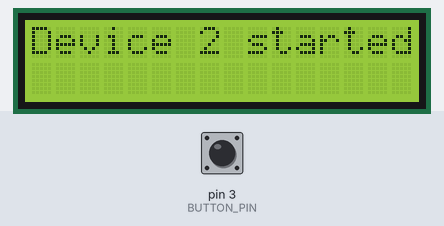
Bench run of a sketch on a simulated Arduino Uno, built with avr-gcc and run on an emulated ATmega328P. Shown: 16×2 character LCD. The test bench sets the inputs (shaded band); at power-on: pin 3 (BUTTON_PIN) HIGH. What the sketch prints to the serial monitor is not drawn.

Above: at 0.1 s.
6.3 s: pin 3 (BUTTON_PIN) pulled LOW for 1.75 s
At 7.6 s:
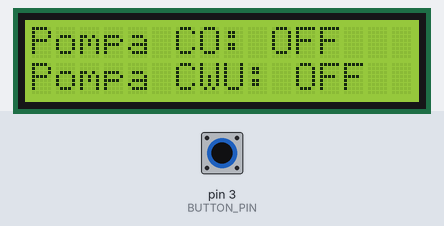
At 12.7 s:
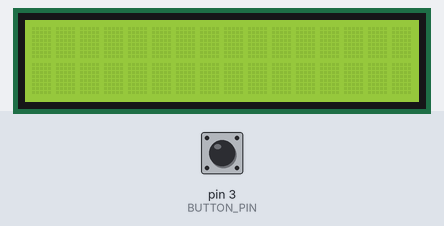
13.0 s: pin 3 (BUTTON_PIN) pulled LOW for 3.2 s
At 41.7 s:
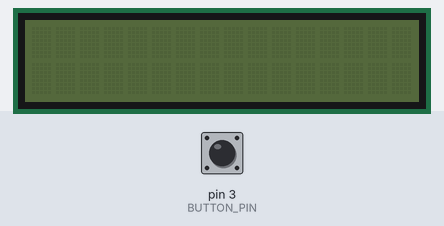
Timing chart, 0 to 42.1 s (numbered marks = the images above; inputs shaded):
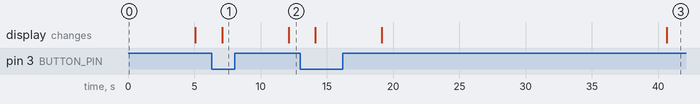

The sketch:

zapis-temperatury.ino
```cpp
#include <Wire.h>
#include <LiquidCrystal_I2C.h>

// Pin podłączenia przycisku
#define BUTTON_PIN 3

LiquidCrystal_I2C lcd(0x27, 16, 2); // Adjust the 0x27 address if needed

volatile bool dataReceived = false;
String receivedMessage = "";

volatile bool backlight = false;
volatile int timer;

bool pompCoState = false;
bool pompCwuState = false;

// void receiveEvent(int bytes) {

//   char message[20];
//   int i = 0;
//   while(Wire.available()) { // Loop through all received bytes
//     message[i++] = Wire.read(); // Receive byte as a character
//   }
//   message[i] = '\0'; // Null terminate the string

// Serial.println(message);

//   // lcd.clear();
//   // lcd.setCursor(0, 0);
//   // lcd.print(message);
// }

void receiveEvent(int bytes) {
  receivedMessage = ""; // String to store the received message
  while (0 < Wire.available()) { // Loop through all received bytes
    char c = Wire.read(); // Receive byte as a character
    receivedMessage += c; // Add received character to string
  }
    dataReceived = true; // Set the flag to true

  // if (bytes == sizeof(float)) { // Make sure we receive exactly an int size of bytes

  //     float receivedTemp;

  //     Wire.readBytes((char*)&receivedTemp, sizeof(receivedTemp)); // Read the incoming bytes

  //   }
  }


void backlightOn(){
  backlight = true;
  timer = 0;
  lcd.backlight();
  Serial.println("Backlight ON");
}

void backlightOff(){
  backlight = false;
  timer = 0;
  lcd.noBacklight();
  Serial.println("Backlight OFF");
}

void setup() {
  // Wire.begin(8); // Join I2C bus with address #8
  // Wire.onReceive(receiveEvent); // Register event

  Serial.begin(9600);
  Serial.println("Arduino started");

  lcd.init(); // Initialize the LCD
  backlightOn();
  lcd.print("Device 2 started");

  delay(5000);

  lcd.clear();

  pinMode(BUTTON_PIN, INPUT_PULLUP); // Używam INPUT_PULLUP, aby uniknąć konieczności stosowania zewnętrznego rezystora
}

void getPompState() {
  lcd.clear();

  lcd.setCursor(0, 0);
  lcd.print("Pompa CO: ");
  if(pompCoState)
  {
    lcd.print("ON");
  }
  else{
    lcd.print("OFF");
  }

  lcd.setCursor(0, 1);
  lcd.print("Pompa CWU: ");
  if(pompCwuState)
  {
    lcd.print("ON");
  }
  else{
    lcd.print("OFF");
  }

  delay(5000);

  lcd.clear();
}

void loop(void)
{
  if (digitalRead(BUTTON_PIN) == LOW) { // Naciśnięcie przycisku
    // Wypisanie adresów czujników

    backlightOn();

    delay(500); // Opóźnienie, aby uniknąć wielokrotnego odczytu

    if(digitalRead(BUTTON_PIN) == LOW)
    {
      getPompState();
    }
  }

  if(backlight && timer < 15)
  {
    timer++;
    delay(500);
  }

  if(timer >= 15)
  {
    backlightOff();
  }

 if (dataReceived) {
    Serial.println(receivedMessage); // Debug print

    if(receivedMessage[8] == '0' && receivedMessage[9] == '2')
    {
      lcd.setCursor(0, 0);
      lcd.print(receivedMessage); // Now safe to print
    }
    else if (receivedMessage[8] == '9' && receivedMessage[9] == 'D') {
      lcd.setCursor(0, 1);
      lcd.print(receivedMessage); // Now safe to print
    }

    if(receivedMessage.endsWith("On"))
    {
      pompCoState = true;
    }
    if(receivedMessage.endsWith("Off"))
    {
      pompCoState = false;
    }

    dataReceived = false; // Reset the flag

  }
    delay(1000);
}
```

Measured:
- after the input at 6.3 s, the display: changes after 0.81 s (image 1)
